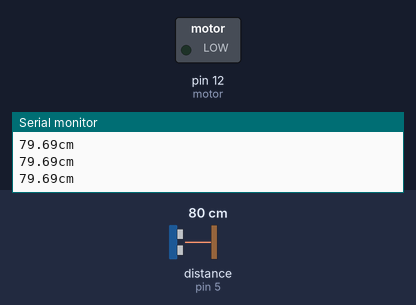
Recording of a sketch running on a simulated Arduino Uno, built with avr-gcc and run on an emulated ATmega328P. Parts: switched loads named in the sketch (green lamp = pin HIGH), the last lines printed to the serial monitor. Wiring (inferred from the names in the program): ultrasonic range finder: trigger pin 6; echo pin 5. Dashed ring = blinking. The test bench sets the inputs (shaded band); at power-on: distance to the obstacle (sensor on pin 5) 80 cm. The echo pulse lasts 58.3 µs per cm; pins used as bus, display or sensor lines are not drawn.

Above: at 1.2 s.
1.3 s: distance to the obstacle (sensor on pin 5) set to 66 cm
2.8 s: distance to the obstacle (sensor on pin 5) set to 57 cm
At 3.2 s:
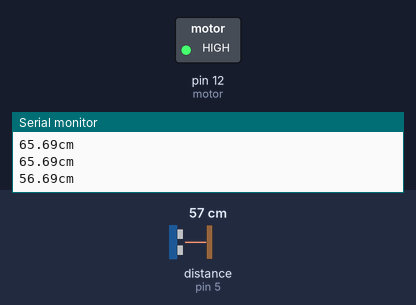
5.8 s: distance to the obstacle (sensor on pin 5) set to 2 cm
7.7 s: distance to the obstacle (sensor on pin 5) set to 60 cm
At 8.1 s:
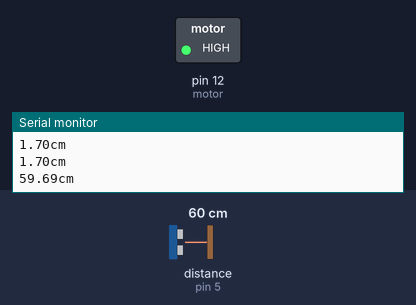
Timing chart, 0 to 11.7 s (numbered marks = the images above; inputs shaded):
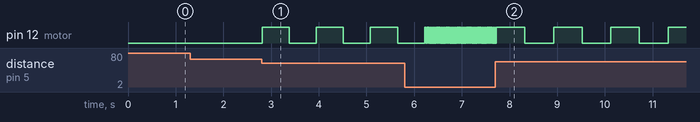

The sketch:

visor_para_donar.ino
```cpp
 int trigger = 6;           // declaramos la palabra trigger como un tipo entero y al mismo tiempo reemplaza al pin 9
 int echo = 5;           // declaramos la palabra echo como un tipo entero y al mismo tiempo reemplaza al pin 8
 float tiempo_de_espera,distancia; // creamos una variable de fotante; es decir, nos puede dar resultados en decimales.
 int tiempo = 500;
 int motor=12;//motor o buzzer
 int pausa;
 int PSensor=7;
void setup() {
  Serial.begin (9600);   // establemos la comucicacion serial
  pinMode (trigger, OUTPUT); // declarmos el pin 9 como salida
  pinMode (echo, INPUT);   // declaramos el 8 como entrada
  pinMode(motor,OUTPUT);//MOTOR OCOMO SALIDA
  pinMode (PSensor, OUTPUT);//Alimento el sensor
digitalWrite(PSensor,HIGH);//ALIMENTO EL PUERTO


}
void loop() {
digitalWrite (trigger,LOW); // ponemos en bajo el pin 6 durante 2 microsegundos
delayMicroseconds(2);
digitalWrite (trigger, HIGH);// ahora ponemos en alto pin 6 durante 10 microsegundos;
delayMicroseconds (10);     // pues este el momento en que emite el sonido durante 10 segungos
digitalWrite (trigger, LOW); // ahora ponemos en bajo pin 6
tiempo_de_espera = pulseIn (echo,HIGH); // pulseIn, recoge la señal del sonido que emite el trigger
/*La función pulseIn espera la aparición de un pulso en una entrada y mide su duración, dando como resultado la duración medida
 El primer parámetro (ECHO) es el pin sobre el que se realizará la medición.
Y el segundo parámetro (HIGH) indica si el pulso a esperar será un 1 (HIGH) o un 0 (LOW).
 */
distancia =(tiempo_de_espera/2)/29.15; // formula para hallar la distancia
Serial.print (distancia);    // imprimimos la distancia en cm
Serial.println ("cm");//CM


if(distancia < 60){//si detecta algo a 60cm activa!

{
   pausa = distancia * 10;//
   digitalWrite(motor, HIGH);
   delay(pausa);
}
  digitalWrite(motor, LOW);
   delay(pausa);
}
}
```

Measured:
- the behaviour switches between 61 and 60 cm on distance to the obstacle (sensor on pin 5) (found by bisection; images 0 and 1)
- after the input at 2.8 s, pin 12 (motor): alternates HIGH for 0.57 s and LOW for 0.57 s, starting at once
